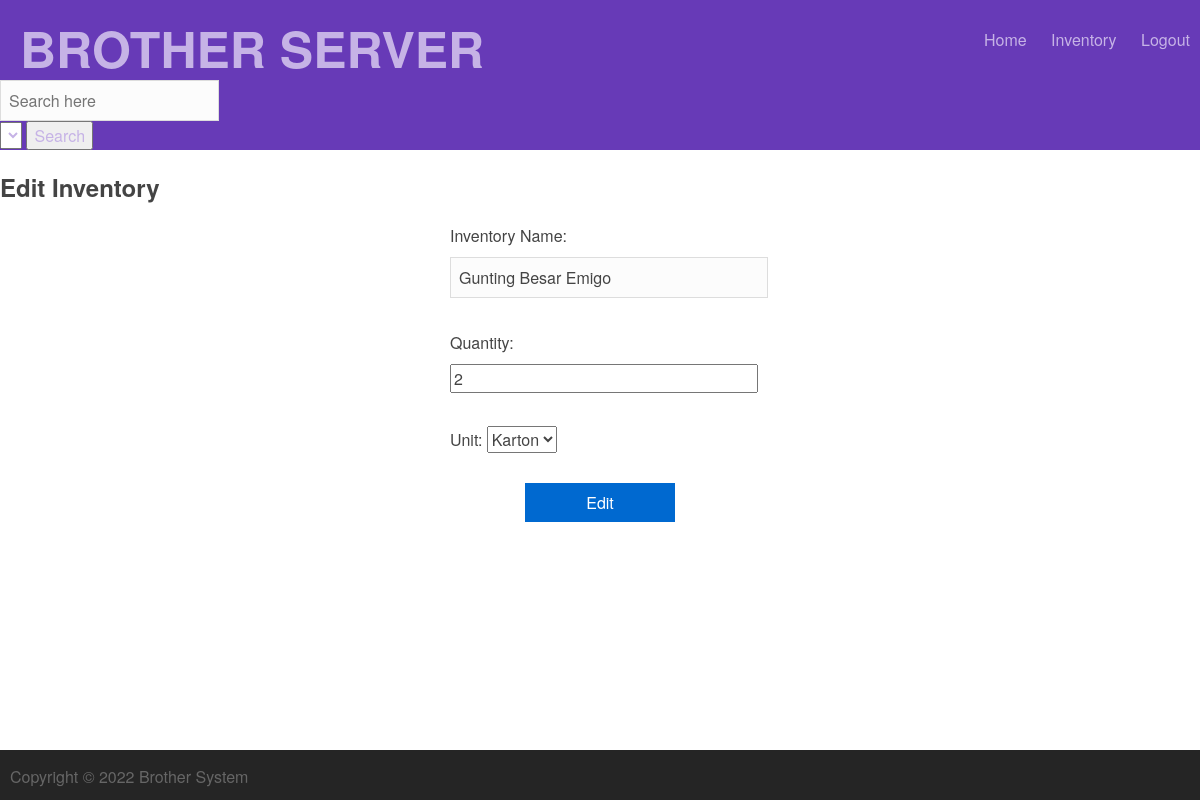
The page /inventory/7/edit (signed in) on the database as committed earlier.
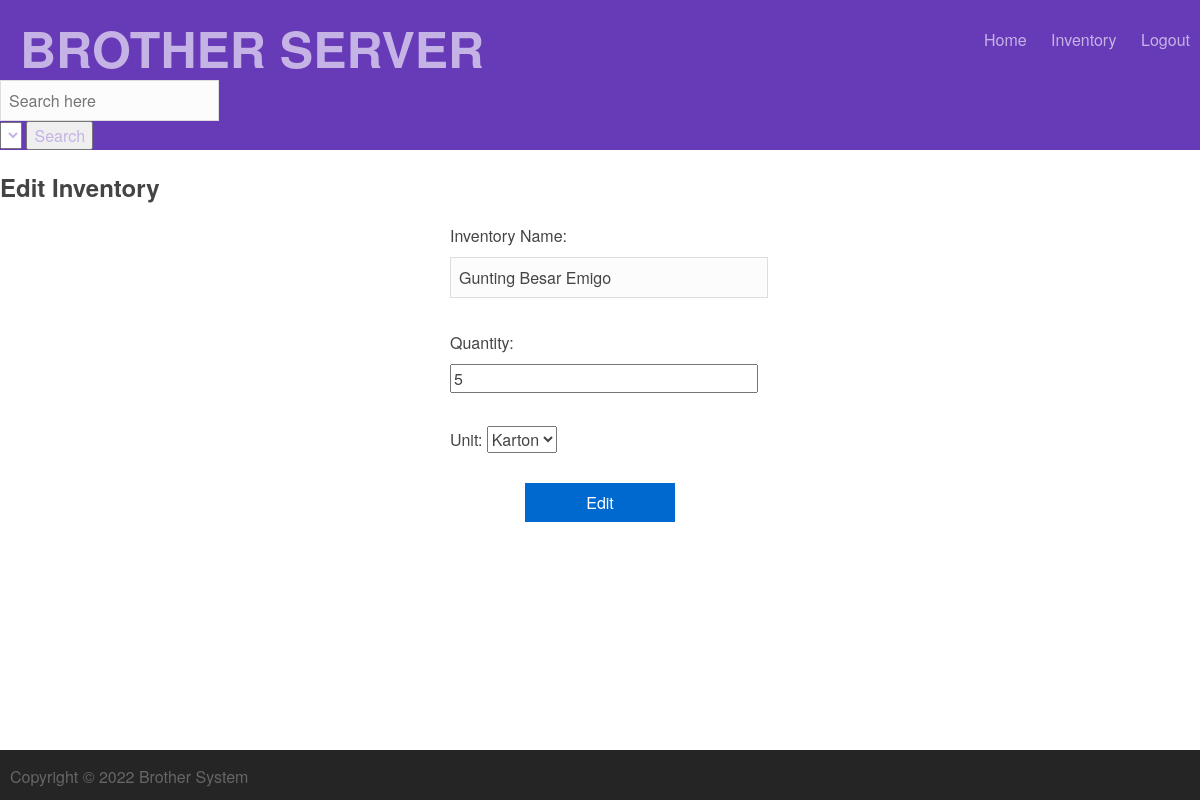
The same page on the database as committed later.
### tables this page shows
CREATE TABLE Inventory(
            inventory_id INTEGER PRIMARY KEY AUTOINCREMENT,
            inventoryname TEXT,
            quantity INT,
            description TEXT);

### run.py (the view)
@app.route('/inventory/<inventory_id>/edit', methods=['POST', 'GET'])
def edit(inventory_id):
    if ('logged_in' not in session or not session['logged_in']):
        return redirect(url_for('/login'))
    page['title'] = 'Inventory edit'
    print("request form is:")
    newdict = {}
    if(request.method == 'POST'):
        if ('inventoryname' not in request.form):
            newdict['inventoryname'] = 'Empty Inventory Name'
        else:
            newdict['inventoryname'] = request.form['inventoryname']
        if ('quantity' not in request.form):
            newdict['quantity'] = 'Empty quantity'
        else:
            newdict['quantity'] = request.form['quantity']
        if ('description' not in request.form):
            newdict['description'] = 'Empty description/unit field'
        else:
            newdict['description'] = request.form['description']
        item = myDatabase.select_inventory(inventory_id)
        quantity_before = int(item[0]['quantity'])
        quantity_now = int(newdict['quantity'])
        current_total = quantity_now - quantity_before
        if (current_total == 0):
            pass
        else:
            time_now = datetime.now()
            if (current_total < 0):
                myDatabase.add_to_history(user_details['user_id'], inventory_id, quantity_before, quantity_now, current_total, time_now.strftime("%d/%m/%Y %H:%M:%S"))
            elif (current_total > 0):
                myDatabase.add_to_history(user_details['user_id'], inventory_id, quantity_before, quantity_now, current_total, time_now.strftime("%d/%m/%Y %H:%M:%S"))
        myDatabase.update_inventory(inventory_id, newdict['inventoryname'], newdict['quantity'], newdict['description'])
        page['bar'] = True
        flash("Updated Successfully")
        return redirect(url_for('list_inventories'))
    else:
        inventory = None
        inventory = myDatabase.select_inventory(inventory_id)
        if inventory == None:
            inventory = []
        return render_template('edit.html',
                                session=session,
                                page=page,
                                user=user_details,
                                inventory=inventory)

### database.py (called while the page is built)
    def execute(self, sql_string):
        out = None
        for string in sql_string.split(";"):
            try:
                out = self.cur.execute(string)
            except sqlite3.DatabaseError as e:
                print("database error:{}".format(e))
                pass
        return out

    def select_inventory(self, inventory_id):
        sql_query = """
                SELECT inv.inventory_id, inv.inventoryname, inv.quantity, inv.description, im.filename
                FROM Inventory inv INNER JOIN Images im
                ON inv.inventory_id = im.inventory_id
                Where inv.inventory_id = {inventory_id}
            """.format(inventory_id=inventory_id)
        result = []
        self.execute(sql_query)
        cols = [a[0] for a in self.cur.description]
        returning = self.cur.fetchall()
        for row in returning:
            result.append({a:b for a,b in zip(cols, row)})
        return result

### templates/edit.html (shortened to what this page needs)
{% include 'top.html' %}
<div class="content">
        <h2 class="title"> Edit Inventory </h2>
        <form class="login" method="POST" action="{{ url_for('edit', inventory_id=inventory[0].inventory_id) }}">
            Inventory Name: <input type="text" name="inventoryname" value="{{ inventory[0].inventoryname }}" placeholder="Barang" autofocus required>
            <br/>
            Quantity: <input type="number" name="quantity" value="{{ inventory[0].quantity }}" placeholder="Total Stock" autofocus required>
            <br/>
            Unit:
            <select name="description">
                <option value="Karton">Karton</option>
            </select>
            <br/>
            <button class="flat" type="submit">Edit</button>
            <br/>
        </form>
        <br/>
</div>
{% include 'bottom.html'%}

Rows that differ between the two databases and show on the page:
changed Inventory "Gunting Besar Emigo": quantity "2" → "5"
